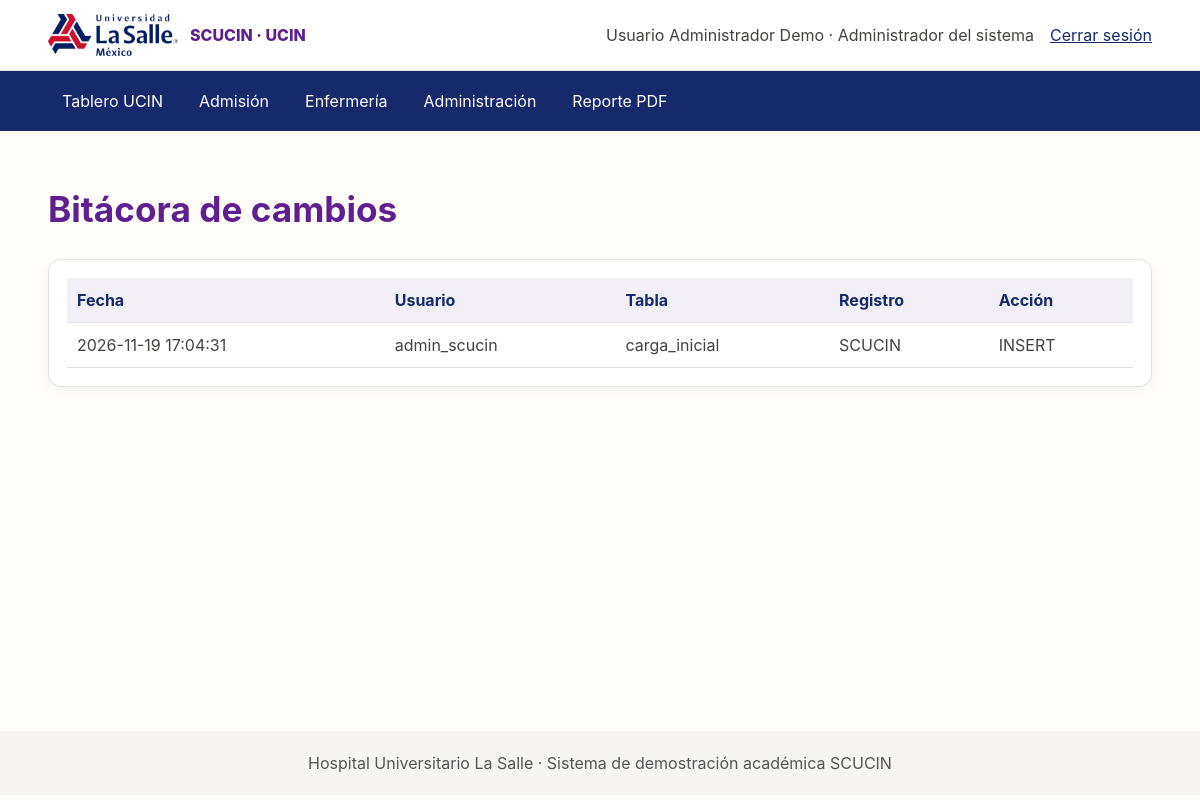
Screenshot of /modulos/administracion/bitacora.php (signed in) with the database file from the repository.
### tables this page shows
CREATE TABLE bitacora_cambios (
 id_bitacora BIGINT UNSIGNED AUTO_INCREMENT PRIMARY KEY,
 id_usuario INT UNSIGNED NOT NULL,
 tabla_afectada VARCHAR(64) NOT NULL,
 id_registro VARCHAR(40) NOT NULL,
 accion ENUM('INSERT','UPDATE','ALTA','LOGIN_FALLIDO','ACCESO_NO_AUTORIZADO') NOT NULL,
 valor_anterior JSON NULL,
 valor_nuevo JSON NULL,
 fecha_hora DATETIME NOT NULL DEFAULT CURRENT_TIMESTAMP,
 FOREIGN KEY(id_usuario) REFERENCES usuarios(id_usuario) ON UPDATE CASCADE ON DELETE RESTRICT,
 INDEX idx_bitacora_fecha(fecha_hora), INDEX idx_bitacora_usuario(id_usuario)
);

CREATE TABLE usuarios (
 id_usuario INT UNSIGNED AUTO_INCREMENT PRIMARY KEY,
 nombre_completo VARCHAR(150) NOT NULL,
 usuario VARCHAR(50) NOT NULL UNIQUE,
 password_hash VARCHAR(255) NOT NULL,
 id_rol INT UNSIGNED NOT NULL,
 activo TINYINT(1) NOT NULL DEFAULT 1,
 intentos_fallidos TINYINT UNSIGNED NOT NULL DEFAULT 0,
 bloqueado_hasta DATETIME NULL,
 ultimo_acceso DATETIME NULL,
 fecha_creacion DATETIME NOT NULL DEFAULT CURRENT_TIMESTAMP,
 CONSTRAINT fk_usuarios_rol FOREIGN KEY(id_rol) REFERENCES roles(id_rol) ON UPDATE CASCADE ON DELETE RESTRICT,
 CHECK(activo IN (0,1))
);

### includes/funciones.php (called while the page is built, shortened)
<?php
function h($v): string { return htmlspecialchars((string)($v ?? ''), ENT_QUOTES | ENT_SUBSTITUTE, 'UTF-8'); }

### modulos/administracion/bitacora.php (the view)
<?php require_once '../../includes/auth.php';require_once '../../config/conexion.php';exigir_roles(['Administrador del sistema']);$titulo='Bitácora de cambios';require '../../includes/header.php';$rows=$pdo->query("SELECT b.fecha_hora,u.usuario,b.tabla_afectada,b.id_registro,b.accion FROM bitacora_cambios b JOIN usuarios u ON u.id_usuario=b.id_usuario ORDER BY b.id_bitacora DESC LIMIT 200")->fetchAll();?><h1>Bitácora de cambios</h1><div class="panel tabla-wrap"><table><thead><tr><th>Fecha</th><th>Usuario</th><th>Tabla</th><th>Registro</th><th>Acción</th></tr></thead><tbody><?php foreach($rows as $r):?><tr><td><?= h($r['fecha_hora']) ?></td><td><?= h($r['usuario']) ?></td><td><?= h($r['tabla_afectada']) ?></td><td><?= h($r['id_registro']) ?></td><td><?= h($r['accion']) ?></td></tr><?php endforeach;?></tbody></table></div><?php require '../../includes/footer.php';?>

### config/assets/css/estilos.css (style rules this page uses)
:root { --morado-institucional:#5E208E;--azul-marino:#16296B;--gris-carbon:#454240;--blanco-calido:#FFFDFA;--gris-claro-calido:#E5E0DF;--coral:#FF5D5D;--rojo-intenso:#F44444;--azul-claro:#AFCBF8;--azul-grisaceo:#95B1DE;--morado-claro:#7739A7;--dorado-ocre:#B88E23 }
* { box-sizing:border-box }
body { margin:0;background:var(--blanco-calido);color:var(--gris-carbon);font:16px/1.5 Inter,"Open Sans",system-ui,sans-serif }
h1 { color:var(--morado-institucional);font-size:clamp(1.6rem,3vw,2.2rem) }
.panel,.kpi,.espacio { background:#fff;border:1px solid var(--gris-claro-calido);border-radius:13px;padding:18px;box-shadow:0 3px 12px #2620200c }
.tabla-wrap { overflow-x:auto }
table { width:100%;border-collapse:collapse;min-width:800px }
th,td { text-align:left;padding:10px;border-bottom:1px solid var(--gris-claro-calido);vertical-align:top }
th { background:#f3eff6;color:var(--azul-marino) }

### rows the page displays
bitacora_cambios: fecha_hora "2026-11-19 17:04:31", id_usuario.usuario "admin_scucin", tabla_afectada "carga_inicial", id_registro "SCUCIN", accion "INSERT"

### other values shown
$_SESSION['nombre_completo'] "Usuario Administrador Demo"
$_SESSION['rol'] "Administrador del sistema"
